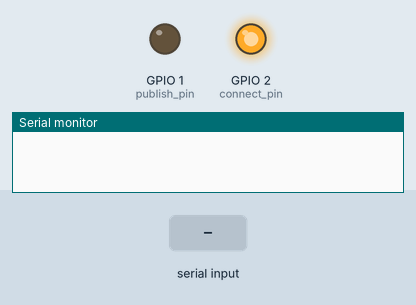
Simulated run of this sketch. Board: ESP32. Parts: output pins drawn as LEDs (lit = HIGH), the last lines printed to the serial monitor. The inputs (shaded band) are chosen by the test bench.

Above: at 1.2 s.
1.3 s: "g\n" received over the second serial link
At 1.45 s:
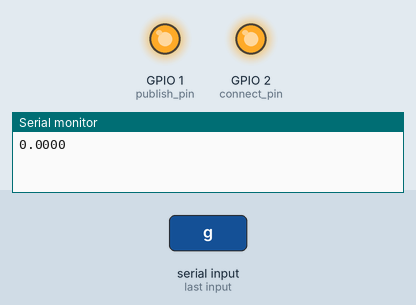
Timing chart, 0 to 4.3 s (numbered marks = the images above; inputs shaded):
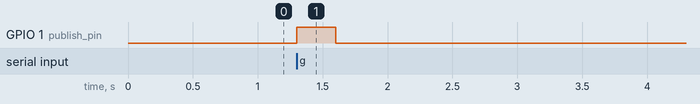

Measured:
- after the input at 1.3 s, GPIO 1 (publish_pin): LOW → HIGH at once, → LOW 0.30 s later

The sketch:

FDB_serial.ino
```cpp
const byte connect_pin = 2;
const byte publish_pin = 1;
void setup() {
  Serial.begin(115200);
  Serial1.begin(9600, SERIAL_8N1, 18, 17);
  pinMode(connect_pin, OUTPUT);
  pinMode(publish_pin, OUTPUT);
}

void loop() {
  read_METTLER_TOLEDO();

}

void read_METTLER_TOLEDO() {
  digitalWrite(connect_pin, HIGH);
  digitalWrite(publish_pin, LOW);
  if (Serial1.available() > 0) {
    String data = Serial1.readStringUntil('\n');        // อ่านข้อมูลจนถึงตัวขึ้นบรรทัดใหม่
    int pos_g = data.indexOf("g");                      // หาตำแหน่งของ "g"
    if (pos_g != -1) {                                  // ถ้าพบ "g"
      String value_str = data.substring(0, pos_g + 1);  // ดึงข้อมูลตั้งแต่ต้นถึงตำแหน่งที่ "g" อยู่
      value_str.trim();                                 // ตัดช่องว่างหน้า-หลังข้อมูล
      float measure_data = value_str.toFloat();         // แปลงเป็น float
      Serial.println(String(measure_data, 4));          //ทศนิยม
      digitalWrite(publish_pin, HIGH);
      delay(300);
      digitalWrite(publish_pin, LOW);
    }
  }
}
```
